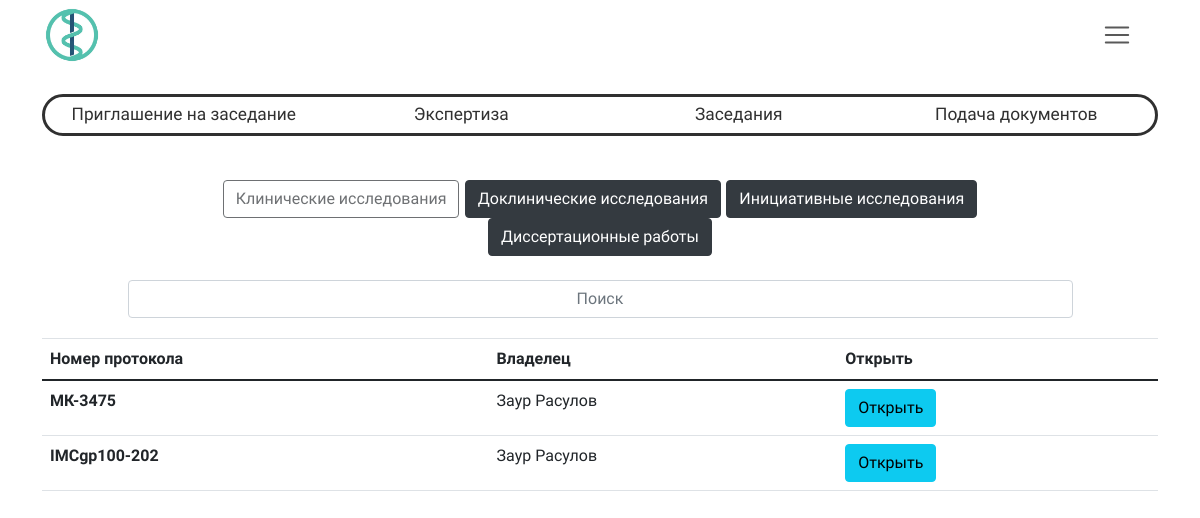
Page /research/WatchResearchList/clinicalResearch/ on the committed database.
### researchManager/models.py (models this page shows, shortened)
class Research(models.Model):
    type = models.CharField("Тип исследования", max_length=50, null=True, blank=True)
    type_request = models.CharField("Тип заявки", max_length=50, null=True, blank=True)
    owner = models.ForeignKey(settings.AUTH_USER_MODEL, on_delete=models.CASCADE, null=True, blank=True)
    identityCode = models.CharField("Код исследования", max_length=50, null=True, blank=True)
    date_accepted = models.DateField("Дата одобрения", blank=True, null=True, default="2021-05-05")
    date_created = models.DateTimeField("Дата загрузки в систему", auto_now_add=True, null=True, blank=True)
    protocol_number = models.CharField("Номер протокола", max_length=50, null=True, blank=True)
    protocol_name = models.CharField("Название протокола", max_length=500, null=True, blank=True)
    work_name = models.CharField("Название работы", max_length=500, null=True, blank=True)
    division = models.CharField("Подразделение", max_length=500, null=True, blank=True)
    executor = models.CharField("Исполнитель", max_length=500, null=True, blank=True)
    specialization = models.CharField("Специализация", max_length=500, null=True, blank=True)
    managers = models.CharField("Менеджеры", max_length=500, null=True, blank=True)
    name_research = models.CharField("Название исследования", max_length=500, null=True, blank=True)
    drug_name = models.CharField("Название препарата", max_length=500, null=True, blank=True)
    main_researcher = models.CharField("Главный исследователь", max_length=500, null=True, blank=True)
    research_center = models.CharField("Исследовательский центр", max_length=500, null=True, blank=True)
    customer = models.CharField("Заказчик", max_length=500, null=True, blank=True)
    customer_contacts = models.CharField("Контактные данные заказчика", max_length=500, null=True, blank=True)
    duration = models.CharField("Дата окончания исследования", null=True, blank=True,  max_length=150)
    version = models.IntegerField("Версия", null=True, blank=True)
    addedOnMeeting = models.BooleanField("Добавленно на заседании", default=False)
    class Meta:
        verbose_name = "Исследование"
        verbose_name_plural = "Исследования"

### userControl/models.py (models this page shows)
class User(AbstractUser):
    username = models.EmailField(
        _('username'),
        max_length=150,
        unique=True,
        help_text=_(''),
        error_messages={
            'unique': _("Пользователь с таким Email уже существует."),
        },
    )
    first_name = models.CharField('Имя', max_length=30)
    last_name = models.CharField('Фамилия', max_length=150)
    middle_name = models.CharField('Отчество', max_length=30)
    role = models.ForeignKey(Role, on_delete=models.CASCADE, related_name='role', null=True, blank=True, default=7)
    password = models.CharField('Пароль', max_length=150)
    registration_accepted = models.CharField('Подтвердить регистрацию',max_length=10)
    def __str__(self):
        return self.get_full_name()
    class Meta(object):
        unique_together = ('username',)

### researchManager/views.py (the view)
# urls.py: path("WatchResearchList/<str:researchType>/", views.WatchResearch.getResearchList, name="WatchResearchList"),
    def getResearchList(request, researchType):
        researchList = getMainResearchsList(researchType)
        return render(request, "research/researchList.html", {
            'researchList': researchList,
            'researchType': researchType,
        })

### researchManager/templates/research/researchList.html (shortened to what this page needs)
{% extends "base.html" %}
{% load static %}
{% block content %}
<div class="filter_container custom_table table-hover">
    <div id="filterPanel">
        <button type="button" class="btn btn-outline-dark active filter" aria-pressed="true" id="clinicalResearch" disabled>Клинические исследования</button>
        <button type="button" class="btn btn-outline-dark active filter" aria-pressed="true" id="preclinicalResearch">Доклинические исследования</button>
        <button type="button" class="btn btn-outline-dark active filter" aria-pressed="true" id="initiativeResearch">Инициативные исследования</button>
        <button type="button" class="btn btn-outline-dark active filter" aria-pressed="true" id="dissertationWork">Диссертационные работы</button>
    </div>
    <div class="input-group mt-4 text-center" id="divSearch">
        <input type="text" class="form-control text-center w-50" aria-label="Поиск" aria-describedby="inputGroup-sizing-default" id="searchInput" placeholder="Поиск">
    </div>
</div>
    <div id="researchInfo">
        <table class="custom_table table-hover" id="researchList">
        {% if researchType == "clinicalResearch" %}
          {% include "research/researchLists/clinicalResearchsList.html" %}
        {% endif %}
        </table>
    </div>
</div>
{% endblock %}

### templates/research/researchLists/clinicalResearchsList.html (shortened to what this page needs)
<table class="table">
  <thead>
    <tr>
      <th scope="col">Номер протокола</th>
      <th scope="col">Владелец</th>
      <th scope="col">Открыть</th>
    </tr>
  </thead>
  <tbody>
    {% for research in researchList %}
      <tr>
        <th scope="row">{{ research.protocol_number }}</th>
        <td>{{ research.owner }}</td>
        <td>
        <form action="{% url 'watchResearch' research.id %}">
          <button type="submit" class="btn btn-info">Открыть</button></td>
      </tr>
    {% endfor %}
  </tbody>
</table>

### static/css/style.css (style rules this page uses)
body { font-family: 'Ruda', sans-serif; }
.custom_table { font-size: 16pt; border-collapse: collapse; text-align: center; margin: auto; width: 85%; margin-top: 20px; }

### rows in the picture
Research: protocol_number "МК-3475", owner "Заур Расулов"
Research: protocol_number "IMCgp100-202", owner "Заур Расулов"
